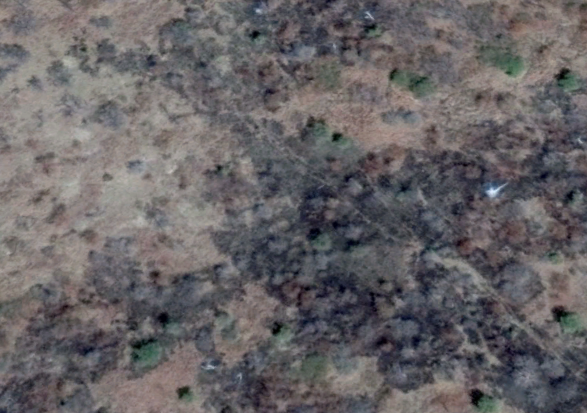
#> input picture Dryland Data/a15.png, 587 x 413 px, found by its file name
$ jupyter execute --allow-errors 'Code for Dryland vegetation.ipynb'   (shell and % lines are left out)
#> lines starting #> are read from the running program, lines starting #| are printed output that depends on the picture
[cell 1]
import cv2  # OpenCV for image processing
import os   # For file and folder operations
import time  # To generate unique timestamps for saved files

def process_real_world_vegetation(image_path, output_folder, original_crop_size=(350, 350), final_size=(50, 50)):
    """
    Parameters:
    - image_path: Path to the input image
    - output_folder: Folder where the processed image will be saved
    - original_crop_size: Size (width, height) to crop from the center of the image
    - final_size: Final size (width, height) to resize the cropped image
    """
#> called with original_crop_size = (350, 350), final_size = (50, 50)

    # Create the output folder if it doesn't already exist
    os.makedirs(output_folder, exist_ok=True)

    # Load the image in grayscale mode
    image = cv2.imread(image_path, cv2.IMREAD_GRAYSCALE)
#> image: shape (413, 587); min 0, max 232, mean 100.9

    # If image loading fails, show an error message and exit
    if image is None:
        print(f"❌ Error: Could not load image {image_path}")
        return

    # Get the original image dimensions
    h, w = image.shape
#> h = 413; w = 587

    # Ensure the crop size does not exceed the image dimensions
    crop_w, crop_h = min(w, original_crop_size[0]), min(h, original_crop_size[1])
#> crop_w = 350; crop_h = 350

    # Calculate the top-left corner of the crop (centered crop)
    crop_x = (w - crop_w) // 2
#> crop_x = 118
    crop_y = (h - crop_h) // 2
#> crop_y = 31

    # Perform the center crop
    cropped = image[crop_y:crop_y + crop_h, crop_x:crop_x + crop_w]
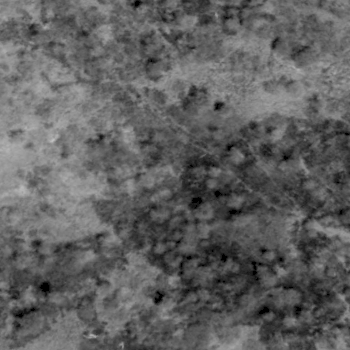
#> cropped: shape (350, 350); min 0, max 194, mean 96.4

    # Resize the cropped image to the final desired size
    resized = cv2.resize(cropped, final_size, interpolation=cv2.INTER_LINEAR)
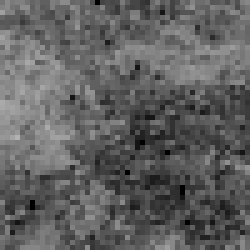
#> resized: shape (50, 50) (shown 5 times larger); min 0, max 178, mean 96.4

    # Create a timestamp to ensure each output file has a unique name
    timestamp = time.strftime("%Y%m%d-%H%M%S")

    # Define the output filename and full path
    output_filename = f"real_world_50x50_{timestamp}.png"
    output_path = os.path.join(output_folder, output_filename)

    # Save the processed image to disk
    cv2.imwrite(output_path, resized)

    # Print a success message with the location of the saved image
    print(f"✅ Real-world vegetation image processed and saved at: {output_path}")

# Set the input image path and the folder where processed images will be saved
real_world_image_path = r"C:\Users\princess\OneDrive\Pictures\Screenshots\Dryland Data\a15.png"
output_folder = r"C:\Users\princess\OneDrive\Pictures\Screenshots\processed_images"

# Run the processing function
process_real_world_vegetation(real_world_image_path, output_folder)

[cell 2]
# Import required libraries
import cv2  # For image loading and processing
import numpy as np  # For numerical operations
import matplotlib.pyplot as plt  # For plotting graphs
from skimage.measure import label, euler_number  # For computing Euler characteristic
import os  # For file/folder handling
import time  # For generating timestamps

# Function to load, resize, crop, and scale an image
def process_vegetation_image(image_path, crop_size, output_size, scale_factor=0.17):

    image = cv2.imread(image_path, cv2.IMREAD_GRAYSCALE)  # Load the image in grayscale

    if image is None:
        raise ValueError("Image not found. Check the file path.")  # Error if image loading fails

    # Resize the image to make it smaller (scaling down)
    scaled_image = cv2.resize(image, None, fx=scale_factor, fy=scale_factor, interpolation=cv2.INTER_LINEAR)

    # Get the new height and width of the scaled image
    h, w = scaled_image.shape
    # Calculate cropping dimensions (center crop)
    crop_w, crop_h = min(w, crop_size[0]), min(h, crop_size[1])
    start_x = (w - crop_w) // 2
    start_y = (h - crop_h) // 2
    cropped_image = scaled_image[start_y:start_y + crop_h, start_x:start_x + crop_w]

    # Resize the cropped image to the final size (e.g., 50x50)
    final_image = cv2.resize(cropped_image, output_size, interpolation=cv2.INTER_LINEAR)

    return final_image  # Return the processed image

# Function to compute the Euler characteristic from a binary image
def compute_euler_characteristic(binary_image):

    labeled_img = label(binary_image, connectivity=2)  # Label connected components
    euler_char = euler_number(labeled_img)  # Compute Euler number from the labeled image
    return euler_char

# Function to analyze how the Euler characteristic changes across thresholds
def analyze_euler_characteristic(image_path, crop_size, output_size, scale_factor=0.17, output_folder="C:\\Users\\princess\\OneDrive\\Pictures\\Screenshots\\processed_images"):

    processed_image = process_vegetation_image(image_path, crop_size, output_size, scale_factor)  # Step 1: Process the image

$ run again, with Dryland Data/a16.png copied over Dryland Data/a15.png
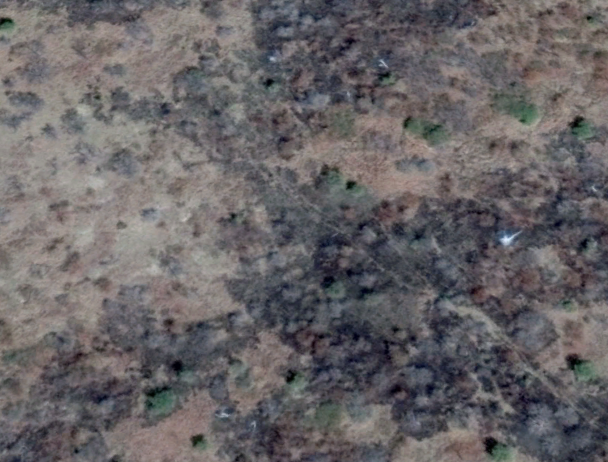
#> input picture Dryland Data/a16.png, 608 x 462 px, found by its file name
#> in process_real_world_vegetation, `cropped = image[crop_y:crop_y + crop_h, crop_x:crop_x + crop_w]`:
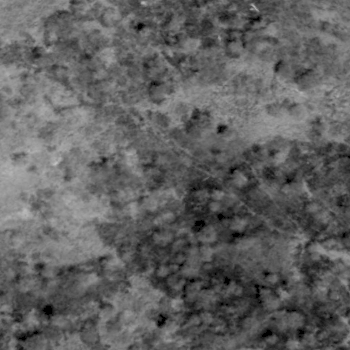
#> cropped: shape (350, 350); min 0, max 194, mean 96.8
#> in process_real_world_vegetation, `resized = cv2.resize(cropped, final_size, interpolation=cv2.INTER_LINE..`:
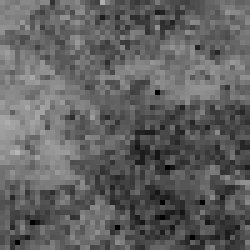
#> resized: shape (50, 50) (shown 5 times larger); min 0, max 180, mean 96.7

$ run again, with Dryland Data/a17.png copied over Dryland Data/a15.png
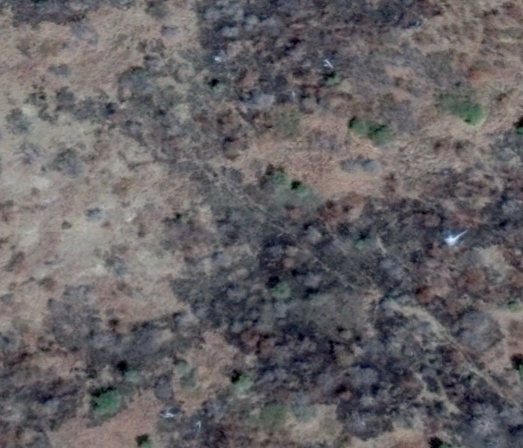
#> input picture Dryland Data/a17.png, 523 x 448 px, found by its file name
#> in process_real_world_vegetation, `cropped = image[crop_y:crop_y + crop_h, crop_x:crop_x + crop_w]`:
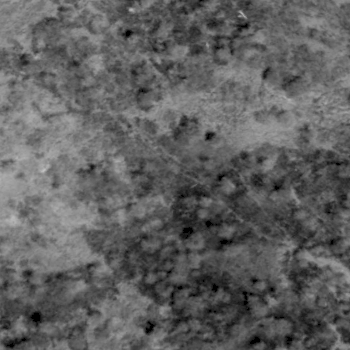
#> cropped: shape (350, 350); min 0, max 194, mean 96.1
#> in process_real_world_vegetation, `resized = cv2.resize(cropped, final_size, interpolation=cv2.INTER_LINE..`:
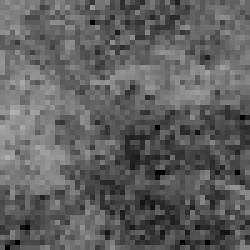
#> resized: shape (50, 50) (shown 5 times larger); min 0, max 175, mean 96.2

$ run again, with Dryland Data/aug15.png copied over Dryland Data/a15.png
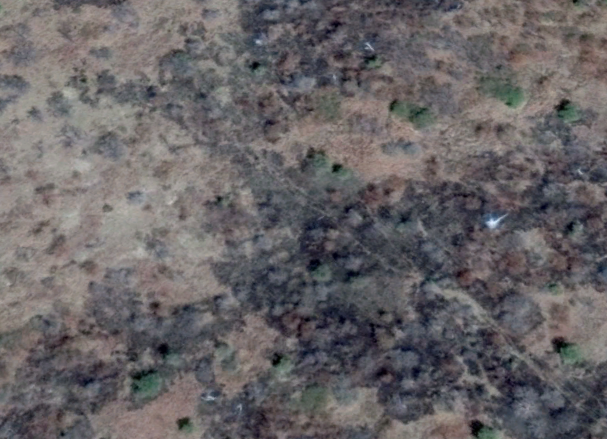
#> input picture Dryland Data/aug15.png, 607 x 439 px, found by its file name
#> in process_real_world_vegetation, `cropped = image[crop_y:crop_y + crop_h, crop_x:crop_x + crop_w]`:
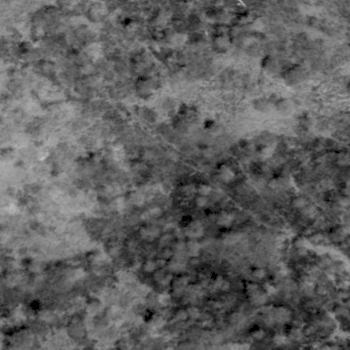
#> cropped: shape (350, 350); min 0, max 194, mean 95.6
#> in process_real_world_vegetation, `resized = cv2.resize(cropped, final_size, interpolation=cv2.INTER_LINE..`:
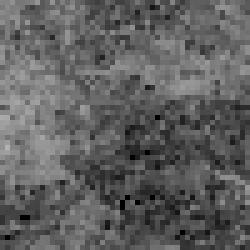
#> resized: shape (50, 50) (shown 5 times larger); min 0, max 178, mean 95.7
